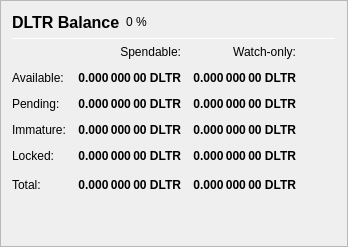
                   <widget class="QFrame" name="frame_Balances">
                    <property name="frameShape">
                     <enum>QFrame::StyledPanel</enum>
                    </property>
                    <property name="frameShadow">
                     <enum>QFrame::Raised</enum>
                    </property>
                    <layout class="QVBoxLayout" name="verticalLayout_4">
                     <item>
                      <layout class="QHBoxLayout" name="horizontalLayout_4">
                       <item>
                        <widget class="QLabel" name="label_5">
                         <property name="minimumSize">
                          <size>
                           <width>0</width>
                           <height>20</height>
                          </size>
                         </property>
                         <property name="font">
                          <font>
                           <pointsize>12</pointsize>
                           <weight>75</weight>
                           <bold>true</bold>
                          </font>
                         </property>
                         <property name="text">
                          <string>DLTR Balance</string>
                         </property>
                        </widget>
                       </item>
                       <item>
                        <widget class="QLabel" name="labelDLTRPercent">
                         <property name="text">
                          <string notr="true">0 %</string>
                         </property>
                        </widget>
                       </item>
                       <item>
                        <spacer name="horizontalSpacer_3">
                         <property name="orientation">
                          <enum>Qt::Horizontal</enum>
                         </property>
                         <property name="sizeHint" stdset="0">
                          <size>
                           <width>40</width>
                           <height>20</height>
                          </size>
                         </property>
                        </spacer>
                       </item>
                      </layout>
                     </item>
                     <item>
                      <widget class="Line" name="line_Balance">
                       <property name="minimumSize">
                        <size>
                         <width>0</width>
                         <height>1</height>
                        </size>
                       </property>
                       <property name="maximumSize">
                        <size>
                         <width>16777215</width>
                         <height>1</height>
                        </size>
                       </property>
                       <property name="orientation">
                        <enum>Qt::Horizontal</enum>
                       </property>
                      </widget>
                     </item>
                     <item>
                      <layout class="QGridLayout" name="gridLayout">
                       <property name="spacing">
                        <number>12</number>
                       </property>
                       <item row="0" column="1">
                        <widget class="QLabel" name="labelSpendable">
                         <property name="text">
                          <string>Spendable:</string>
                         </property>
                         <property name="alignment">
                          <set>Qt::AlignRight|Qt::AlignTrailing|Qt::AlignVCenter</set>
                         </property>
                        </widget>
                       </item>
                       <item row="0" column="2">
                        <widget class="QLabel" name="labelWatchonly">
                         <property name="text">
                          <string>Watch-only:</string>
                         </property>
                         <property name="alignment">
                          <set>Qt::AlignRight|Qt::AlignTrailing|Qt::AlignVCenter</set>
                         </property>
                        </widget>
                       </item>
                       <item row="1" column="0">
                        <widget class="QLabel" name="labelBalanceText">
                         <property name="text">
                          <string>Available:</string>
                         </property>
                        </widget>
                       </item>
                       <item row="1" column="1">
                        <widget class="QLabel" name="labelBalance">
                         <property name="font">
                          <font>
                           <weight>75</weight>
                           <bold>true</bold>
                          </font>
                         </property>
                         <property name="cursor">
                          <cursorShape>IBeamCursor</cursorShape>
                         </property>
                         <property name="toolTip">
                          <string>Your current spendable balance</string>
                         </property>
                         <property name="text">
                          <string notr="true">0.000 000 00 DLTR</string>
                         </property>
                         <property name="alignment">
                          <set>Qt::AlignRight|Qt::AlignTrailing|Qt::AlignVCenter</set>
                         </property>
                         <property name="textInteractionFlags">
                          <set>Qt::LinksAccessibleByMouse|Qt::TextSelectableByKeyboard|Qt::TextSelectableByMouse</set>
                         </property>
                        </widget>
                       </item>
                       <item row="1" column="2">
                        <widget class="QLabel" name="labelWatchAvailable">
                         <property name="font">
                          <font>
                           <weight>75</weight>
                           <bold>true</bold>
                          </font>
                         </property>
                         <property name="cursor">
                          <cursorShape>IBeamCursor</cursorShape>
                         </property>
                         <property name="toolTip">
                          <string>Your current balance in watch-only addresses</string>
                         </property>
                         <property name="text">
                          <string notr="true">0.000 000 00 DLTR</string>
                         </property>
                         <property name="alignment">
                          <set>Qt::AlignRight|Qt::AlignTrailing|Qt::AlignVCenter</set>
                         </property>
                         <property name="textInteractionFlags">
                          <set>Qt::LinksAccessibleByMouse|Qt::TextSelectableByKeyboard|Qt::TextSelectableByMouse</set>
                         </property>
                        </widget>
                       </item>
                       <item row="2" column="0">
                        <widget class="QLabel" name="labelPendingText">
                         <property name="text">
                          <string>Pending:</string>
                         </property>
                        </widget>
                       </item>
                       <item row="2" column="1">
                        <widget class="QLabel" name="labelUnconfirmed">
                         <property name="font">
                          <font>
                           <weight>75</weight>
                           <bold>true</bold>
                          </font>
                         </property>
                         <property name="cursor">
                          <cursorShape>IBeamCursor</cursorShape>
                         </property>
                         <property name="toolTip">
                          <string>Total of transactions that have yet to be confirmed, and do not yet count toward the spendable balance</string>
                         </property>
                         <property name="text">
                          <string notr="true">0.000 000 00 DLTR</string>
                         </property>
                         <property name="alignment">
                          <set>Qt::AlignRight|Qt::AlignTrailing|Qt::AlignVCenter</set>
                         </property>
                         <property name="textInteractionFlags">
                          <set>Qt::LinksAccessibleByMouse|Qt::TextSelectableByKeyboard|Qt::TextSelectableByMouse</set>
                         </property>
                        </widget>
                       </item>
                       <item row="2" column="2">
                        <widget class="QLabel" name="labelWatchPending">
                         <property name="font">
                          <font>
                           <weight>75</weight>
                           <bold>true</bold>
                          </font>
                         </property>
                         <property name="cursor">
                          <cursorShape>IBeamCursor</cursorShape>
                         </property>
                         <property name="toolTip">
                          <string>Unconfirmed transactions to watch-only addresses</string>
                         </property>
                         <property name="text">
                          <string notr="true">0.000 000 00 DLTR</string>
                         </property>
                         <property name="alignment">
                          <set>Qt::AlignRight|Qt::AlignTrailing|Qt::AlignVCenter</set>
                         </property>
                         <property name="textInteractionFlags">
                          <set>Qt::LinksAccessibleByMouse|Qt::TextSelectableByKeyboard|Qt::TextSelectableByMouse</set>
                         </property>
                        </widget>
                       </item>
                       <item row="3" column="0">
                        <widget class="QLabel" name="labelImmatureText">
                         <property name="text">
                          <string>Immature:</string>
                         </property>
                        </widget>
                       </item>
                       <item row="3" column="1">
                        <widget class="QLabel" name="labelImmature">
                         <property name="font">
                          <font>
                           <weight>75</weight>
                           <bold>true</bold>
                          </font>
                         </property>
                         <property name="cursor">
                          <cursorShape>IBeamCursor</cursorShape>
                         </property>
                         <property name="toolTip">
                          <string>Staked or masternode rewards that has not yet matured</string>
                         </property>
                         <property name="text">
                          <string notr="true">0.000 000 00 DLTR</string>
                         </property>
                         <property name="alignment">
                          <set>Qt::AlignRight|Qt::AlignTrailing|Qt::AlignVCenter</set>
                         </property>
                         <property name="textInteractionFlags">
                          <set>Qt::LinksAccessibleByMouse|Qt::TextSelectableByKeyboard|Qt::TextSelectableByMouse</set>
                         </property>
                        </widget>
                       </item>
                       <item row="3" column="2">
                        <widget class="QLabel" name="labelWatchImmature">
                         <property name="font">
                          <font>
                           <weight>75</weight>
                           <bold>true</bold>
                          </font>
                         </property>
                         <property name="cursor">
                          <cursorShape>IBeamCursor</cursorShape>
                         </property>
                         <property name="toolTip">
                          <string>Staked or masternode rewards in watch-only addresses that has not yet matured</string>
                         </property>
                         <property name="text">
                          <string notr="true">0.000 000 00 DLTR</string>
                         </property>
                         <property name="alignment">
                          <set>Qt::AlignRight|Qt::AlignTrailing|Qt::AlignVCenter</set>
                         </property>
                         <property name="textInteractionFlags">
                          <set>Qt::LinksAccessibleByMouse|Qt::TextSelectableByKeyboard|Qt::TextSelectableByMouse</set>
                         </property>
                        </widget>
                       </item>
                       <item row="4" column="0">
                        <widget class="QLabel" name="labelLockedBalanceText">
                         <property name="toolTip">
                          <string>Locked DLTR or Masternode collaterals. These are excluded from zDLT minting.</string>
                         </property>
                         <property name="text">
                          <string>Locked:</string>
                         </property>
                        </widget>
                       </item>
                       <item row="4" column="1">
                        <widget class="QLabel" name="labelLockedBalance">
                         <property name="font">
                          <font>
                           <weight>75</weight>
                           <bold>true</bold>
                          </font>
                         </property>
                         <property name="cursor">
                          <cursorShape>IBeamCursor</cursorShape>
                         </property>
                         <property name="toolTip">
                          <string>Locked DLTR or Masternode collaterals. These are excluded from zDLT minting.</string>
                         </property>
                         <property name="text">
                          <string notr="true">0.000 000 00 DLTR</string>
                         </property>
                         <property name="alignment">
                          <set>Qt::AlignRight|Qt::AlignTrailing|Qt::AlignVCenter</set>
                         </property>
                         <property name="textInteractionFlags">
                          <set>Qt::LinksAccessibleByMouse|Qt::TextSelectableByKeyboard|Qt::TextSelectableByMouse</set>
                         </property>
                        </widget>
                       </item>
                       <item row="4" column="2">
                        <widget class="QLabel" name="labelWatchLocked">
                         <property name="font">
                          <font>
                           <weight>75</weight>
                           <bold>true</bold>
                          </font>
                         </property>
                         <property name="cursor">
                          <cursorShape>IBeamCursor</cursorShape>
                         </property>
                         <property name="toolTip">
                          <string>Current locked balance in watch-only addresses</string>
                         </property>
                         <property name="text">
                          <string notr="true">0.000 000 00 DLTR</string>
                         </property>
                         <property name="alignment">
                          <set>Qt::AlignRight|Qt::AlignTrailing|Qt::AlignVCenter</set>
                         </property>
                         <property name="textInteractionFlags">
                          <set>Qt::LinksAccessibleByMouse|Qt::TextSelectableByKeyboard|Qt::TextSelectableByMouse</set>
                         </property>
                        </widget>
                       </item>
                       <item row="5" column="0">
                        <widget class="QLabel" name="labelTotalText">
                         <property name="text">
                          <string>Total:</string>
                         </property>
                         <property name="toolTip">
                          <string>Your current Delectrum balance, unconfirmed and immature transactions included</string>
                         </property>
                        </widget>
                       </item>
                       <item row="5" column="1">
                        <widget class="QLabel" name="labelTotal">
                         <property name="font">
                          <font>
                           <weight>75</weight>
                           <bold>true</bold>
                          </font>
                         </property>
                         <property name="cursor">
                          <cursorShape>IBeamCursor</cursorShape>
                         </property>
                         <property name="toolTip">
                          <string>Your current Delectrum balance, unconfirmed and immature transactions included</string>
                         </property>
                         <property name="text">
                          <string notr="true">0.000 000 00 DLTR</string>
                         </property>
                         <property name="alignment">
                          <set>Qt::AlignRight|Qt::AlignTrailing|Qt::AlignVCenter</set>
                         </property>
                         <property name="textInteractionFlags">
                          <set>Qt::LinksAccessibleByMouse|Qt::TextSelectableByKeyboard|Qt::TextSelectableByMouse</set>
                         </property>
                        </widget>
                       </item>
                       <item row="5" column="2">
                        <widget class="QLabel" name="labelWatchTotal">
                         <property name="font">
                          <font>
                           <weight>75</weight>
                           <bold>true</bold>
                          </font>
                         </property>
                         <property name="cursor">
                          <cursorShape>IBeamCursor</cursorShape>
                         </property>
                         <property name="toolTip">
                          <string>Current total balance in watch-only addresses</string>
                         </property>
                         <property name="text">
                          <string notr="true">0.000 000 00 DLTR</string>
                         </property>
                         <property name="alignment">
                          <set>Qt::AlignRight|Qt::AlignTrailing|Qt::AlignVCenter</set>
                         </property>
                         <property name="textInteractionFlags">
                          <set>Qt::LinksAccessibleByMouse|Qt::TextSelectableByKeyboard|Qt::TextSelectableByMouse</set>
                         </property>
                        </widget>
                       </item>
                       <item row="5" column="3">
                        <spacer name="horizontalSpacer_9">
                         <property name="orientation">
                          <enum>Qt::Horizontal</enum>
                         </property>
                         <property name="sizeHint" stdset="0">
                          <size>
                           <width>40</width>
                           <height>20</height>
                          </size>
                         </property>
                        </spacer>
                       </item>
                      </layout>
                     </item>
                     <item>
                      <spacer name="verticalSpacer_3">
                       <property name="orientation">
                        <enum>Qt::Vertical</enum>
                       </property>
                       <property name="sizeHint" stdset="0">
                        <size>
                         <width>20</width>
                         <height>40</height>
                        </size>
                       </property>
                      </spacer>
                     </item>
                    </layout>
                   </widget>
